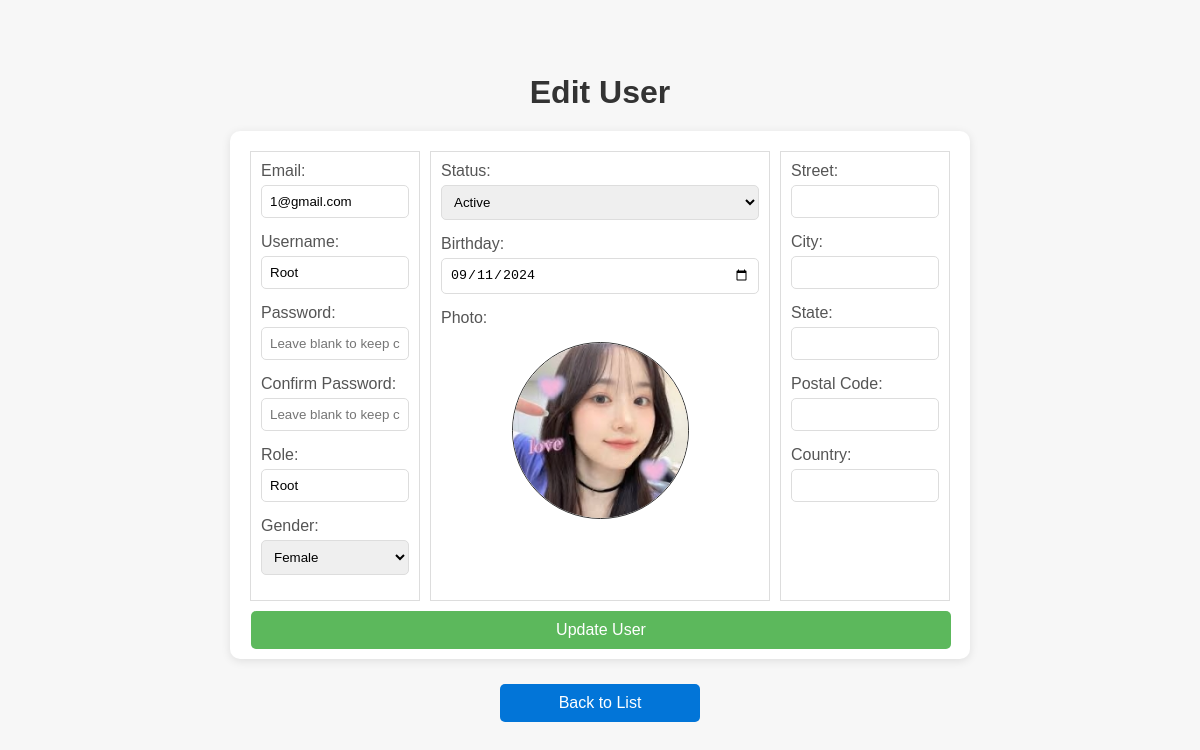
The app's page /admin/editUser.php?user_id=U0001 (signed in), older data.
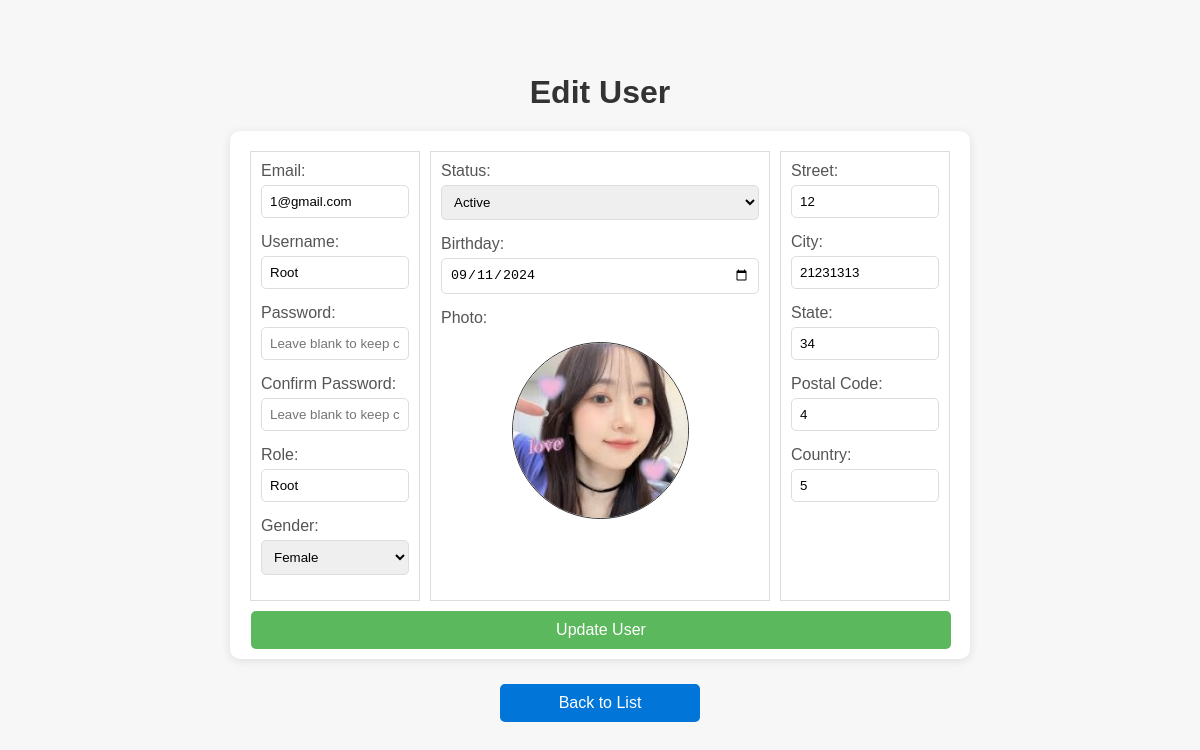
The same page, newer data.
### tables this page shows
CREATE TABLE `address` (
  `address_id` varchar(10) NOT NULL,
  `user_id` varchar(10) DEFAULT NULL,
  `street` varchar(255) DEFAULT NULL,
  `city` varchar(100) DEFAULT NULL,
  `state` varchar(100) DEFAULT NULL,
  `postal_code` varchar(20) DEFAULT NULL,
  `country` varchar(100) DEFAULT NULL,
  PRIMARY KEY (`address_id`),
  KEY `user_id` (`user_id`),
  CONSTRAINT `address_ibfk_1` FOREIGN KEY (`user_id`) REFERENCES `user` (`user_id`)
);

### admin/editUser.php (the view, shortened to what the changed rows need)
<?php
include '../_base.php';
include '../_head.php';
$user_id = $_GET['user_id'];
$stm = $_db->prepare('SELECT * FROM address WHERE user_id = ?');
$stm->execute([$user_id]);
$address = $stm->fetch(PDO::FETCH_OBJ);
?>
<!DOCTYPE html>
<html lang="en">
<head>
    <link rel="stylesheet" href="../css/profile.css">
</head>
<body>
    <h1>Edit User</h1>
    <form method="post" enctype="multipart/form-data" class="form">
        <div class="form-container">
            <div class="form-right">
                <div class="form-group">
                    <label for="street">Street:</label>
                    <input type="text" name="street" id="street" value="<?= htmlspecialchars($address->street ?? '') ?>" maxlength="255">
                </div>
                <div class="form-group">
                    <label for="city">City:</label>
                    <input type="text" name="city" id="city" value="<?= htmlspecialchars($address->city ?? '') ?>" maxlength="100">
                </div>
                <div class="form-group">
                    <label for="state">State:</label>
                    <input type="text" name="state" id="state" value="<?= htmlspecialchars($address->state ?? '') ?>" maxlength="100">
                </div>
                <div class="form-group">
                    <label for="postal_code">Postal Code:</label>
                    <input type="text" name="postal_code" id="postal_code" value="<?= htmlspecialchars($address->postal_code ?? '') ?>" maxlength="20">
                </div>
                <div class="form-group">
                    <label for="country">Country:</label>
                    <input type="text" name="country" id="country" value="<?= htmlspecialchars($address->country ?? '') ?>" maxlength="100">
                </div>
            </div>
        </div>
    </form>
</body>
</html>

Row changes from the older to the newer data that the page shows:
added address: street "12", city "21231313", state "34", postal_code "4", country "5"
